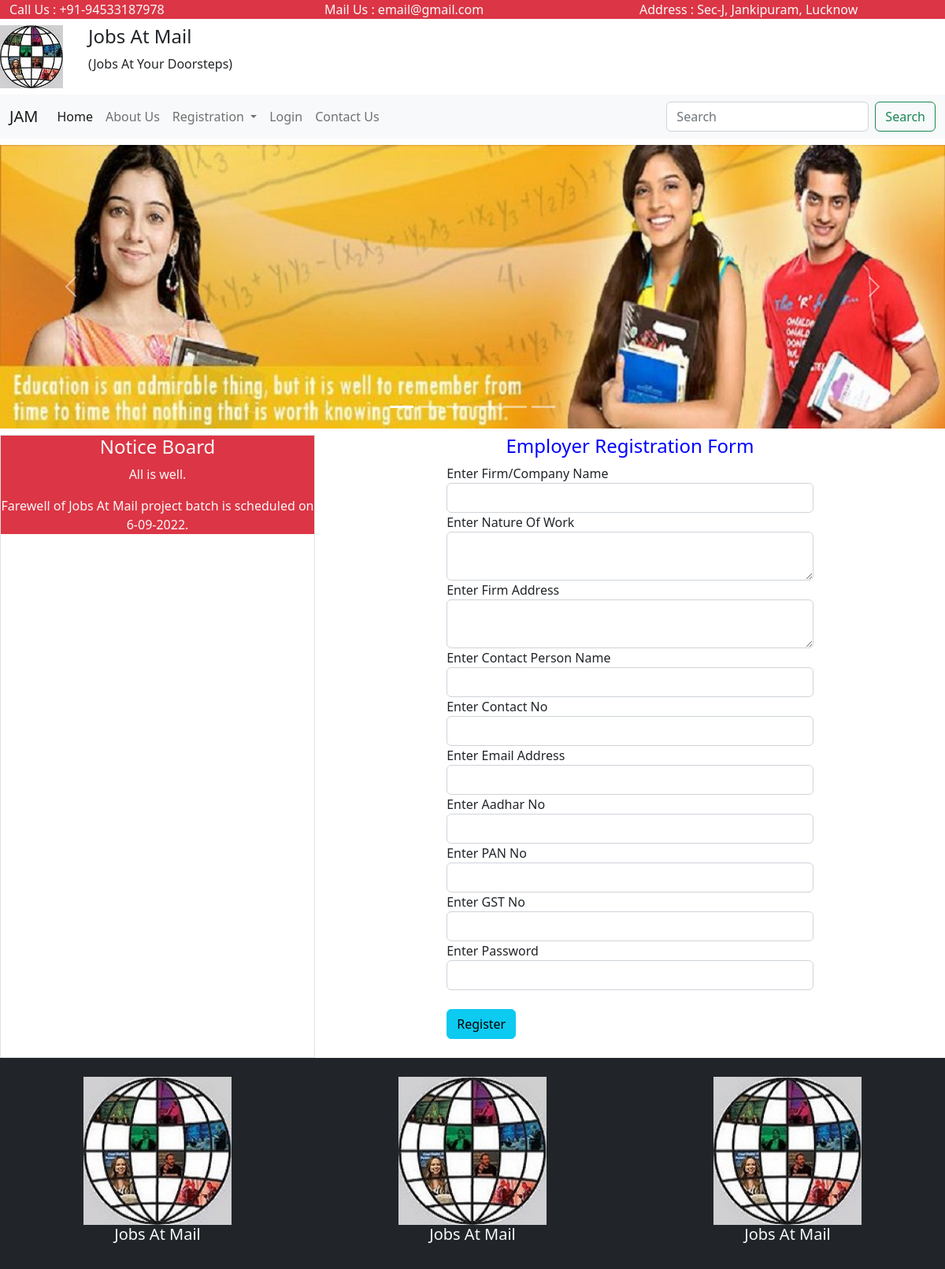
The app's page /employerreg/ with its own data.
### jamapp/models.py (models this page shows)
class News(models.Model):
    newstext=models.TextField()
    newsdate=models.CharField(max_length=30)

### jamapp/views.py (the view)
# urls.py: path('employerreg/',views.employerreg,name='employerreg'),
def employerreg(request):
    nw=News.objects.all()
    return render(request,'employerreg.html',{'nw':nw})

### jamapp/templates/employerreg.html (shortened to what this page needs)
{% extends "base.html" %}
{% block body %}
  <h4 style="color:blue;text-align:center;">
    Employer Registration Form
  </h4>
  <div style="width:60%;margin:0 auto;">
    <form action="{% url 'ereg' %}" method="post">
      <div class="form-group">
        <label>Enter Firm/Company Name</label>
        <input type="text" name="firmname" required="true" class="form-control"/>
      </div>
      <div class="form-group">
        <label>Enter Nature Of Work</label>
        <textarea name="firmwork" class="form-control"></textarea>
      </div>
      <div class="form-group">
        <label>Enter Firm Address</label>
        <textarea name="firmaddress" class="form-control"></textarea>
      </div>
      <div class="form-group">
        <label>Enter Contact Person Name</label>
        <input type="text" name="cpname" class="form-control" required="true"/>
      </div>
      <div class="form-group">
        <label>Enter Contact No</label>
        <input type="number" name="cpcontactno" class="form-control" required="true"/>
      </div>
      <div class="form-group">
        <label>Enter Email Address</label>
        <input type="email" name="cpemailaddress" class="form-control" required="true"/>
      </div>
      <div class="form-group">
        <label>Enter Aadhar No</label>
        <input type="number" name="aadharno" class="form-control" required="true"/>
      </div>
      <div class="form-group">
        <label>Enter PAN No</label>
        <input type="text" name="panno" class="form-control" required="true"/>
      </div>
      <div class="form-group">
        <label>Enter GST No</label>
        <input type="text" name="gstno" class="form-control" required="true"/>
      </div>
      <div class="form-group">
        <label>Enter Password</label>
        <input type="password" name="password" class="form-control" required="true"/>
      </div>
      <br/>
      <input type="submit" value="Register" class="btn btn-info"/>
    </form>
    <br/>
  </div>
{% endblock body %}

### jamapp/templates/base.html (shortened to what this page needs)
<!DOCTYPE html>
<html lang="en">
{% load static %}
<head>
    <link href="{% static 'css/bootstrap.css' %}" rel="stylesheet"/>
</head>
<body>
    <div class="container-fluid">
        <div class="row bg-danger text-light">
            <div class="col-sm-4">
                Call Us : +91-94533187978
            </div>
            <div class="col-sm-4">
                Mail Us : email@gmail.com
            </div>
            <div class="col-sm-4">
                Address : Sec-J, Jankipuram, Lucknow
            </div>
        </div>
        <div class="row mt-2">
            <div class="col-sm-1 p-0">
                <img src="{% static 'images/logo.jpg' %}" width="80%"/>
            </div>
            <div class="col-sm-11">
                <h4>Jobs At Mail</h4>
                <p>(Jobs At Your Doorsteps)</p>
            </div>
        </div>
        <div class="row mt-2">
            <div class="col-sm-12 p-0">
                <nav class="navbar navbar-expand-lg bg-light">
  <div class="container-fluid">
    <a class="navbar-brand" href="#">JAM</a>
    <div class="collapse navbar-collapse" id="navbarSupportedContent">
      <ul class="navbar-nav me-auto mb-2 mb-lg-0">
        <li class="nav-item">
          <a class="nav-link active" aria-current="page" href="{% url 'index' %}">Home</a>
        </li>
        <li class="nav-item">
          <a class="nav-link" href="{% url 'about' %}">About Us</a>
        </li>
        <li class="nav-item dropdown">
          <a class="nav-link dropdown-toggle" href="#" role="button" data-bs-toggle="dropdown" aria-expanded="false">
            Registration
          </a>
        </li>
        <li class="nav-item">
          <a class="nav-link" href="{% url 'login' %}">Login</a>
        </li>
        <li class="nav-item">
          <a class="nav-link" href="{% url 'contact' %}">Contact Us</a>
        </li>
      </ul>
      <form class="d-flex" role="search">
        <input class="form-control me-2" type="search" placeholder="Search" aria-label="Search">
        <button class="btn btn-outline-success" type="submit">Search</button>
      </form>
    </div>
  </div>
</nav>
            </div>
        </div>
        <div class="row mt-2">
            <div class="col-sm-12 p-0">
                <div id="carouselExampleIndicators" class="carousel slide" data-bs-ride="true">
  <div class="carousel-indicators">
    <button type="button" data-bs-target="#carouselExampleIndicators" data-bs-slide-to="0" class="active" aria-current="true" aria-label="Slide 1"></button>
    <button type="button" data-bs-target="#carouselExampleIndicators" data-bs-slide-to="1" aria-label="Slide 2"></button>
    <button type="button" data-bs-target="#carouselExampleIndicators" data-bs-slide-to="2" aria-label="Slide 3"></button>
    <button type="button" data-bs-target="#carouselExampleIndicators" data-bs-slide-to="3" aria-label="Slide 4"></button>
    <button type="button" data-bs-target="#carouselExampleIndicators" data-bs-slide-to="4" aria-label="Slide 5"></button>
    <button type="button" data-bs-target="#carouselExampleIndicators" data-bs-slide-to="5" aria-label="Slide 6"></button>
  </div>
  <div class="carousel-inner">
    <div class="carousel-item active">
      <img src="{% static 'images/slider_1.jpg' %}" class="d-block w-100"/>
    </div>
  </div>
  <button class="carousel-control-prev" type="button" data-bs-target="#carouselExampleIndicators" data-bs-slide="prev">
    <span class="carousel-control-prev-icon" aria-hidden="true"></span>
  </button>
  <button class="carousel-control-next" type="button" data-bs-target="#carouselExampleIndicators" data-bs-slide="next">
    <span class="carousel-control-next-icon" aria-hidden="true"></span>
  </button>
</div>
            </div>
        </div>
        <div class="row mt-2">
            <div class="col-sm-4 border p-0">
                <div class="bg-danger text-light text-center">
                    <h4>Notice Board</h4>
                    <marquee>
                    {% for n in nw %}
                        <p>{{n.newstext}}</p>
                    {% endfor %}
                    </marquee>
                </div>
            </div>
            <div class="col-sm-8">
                 {% block body %}
                 {% endblock body %}
            </div>
        </div>
        <div class="row bg-dark py-4">
            <div class="col-sm-4 text-light text-center">
                <img src="{% static 'images/logo.jpg' %}" class="w-50"/>
                <h5>Jobs At Mail</h5>
            </div>
            <div class="col-sm-4 text-light text-center">
                <img src="{% static 'images/logo.jpg' %}" class="w-50"/>
                <h5>Jobs At Mail</h5>
            </div>
            <div class="col-sm-4 text-light text-center">
                <img src="{% static 'images/logo.jpg' %}" class="w-50"/>
                <h5>Jobs At Mail</h5>
            </div>
        </div>
    </div>
</body>
</html>

### records on screen
News: newstext "All is well."
News: newstext "Farewell of Jobs At Mail project batch is scheduled on 6-09-2022."
